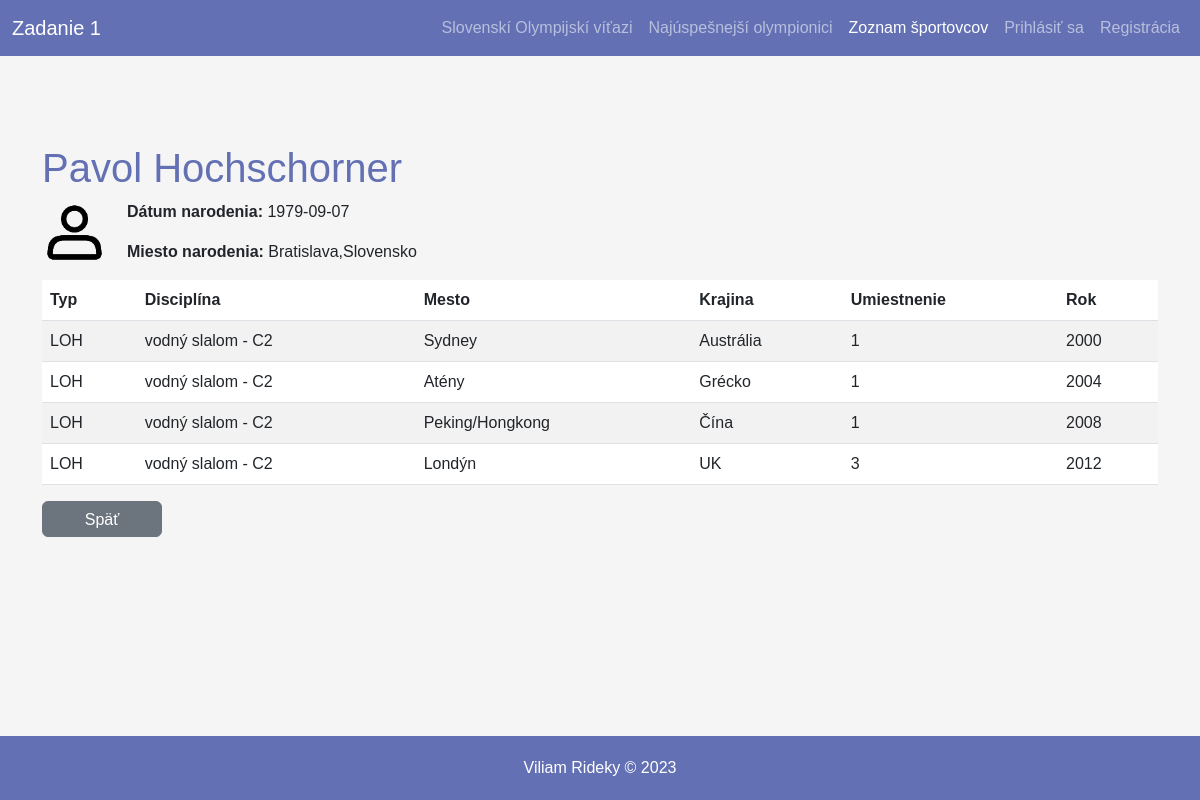
Screenshot of /athlete.php?id=2 with the database file from the repository.
### tables this page shows
CREATE TABLE `person` (
  `id` int UNSIGNED NOT NULL,
  `name` varchar(100) NOT NULL,
  `surname` varchar(150) NOT NULL,
  `birth_day` date NOT NULL,
  `birth_place` varchar(100) NOT NULL,
  `birth_country` varchar(100) NOT NULL,
  `death_day` date DEFAULT NULL,
  `death_place` varchar(100) DEFAULT NULL,
  `death_country` varchar(100) DEFAULT NULL
);

CREATE TABLE `placement` (
  `id` int UNSIGNED NOT NULL,
  `person_id` int UNSIGNED NOT NULL,
  `game_id` int UNSIGNED NOT NULL,
  `placing` int UNSIGNED NOT NULL,
  `discipline` varchar(200) NOT NULL
);

CREATE TABLE `olympic_game` (
  `id` int UNSIGNED NOT NULL,
  `type` varchar(10) NOT NULL,
  `year` smallint NOT NULL,
  `game_order` tinyint UNSIGNED NOT NULL,
  `city` varchar(100) NOT NULL,
  `country` varchar(100) NOT NULL
);

### athlete.php (the view, shortened to what this page needs)
<?php
    $athlete_id = $_GET['id'];
    try{
        $db = new PDO("mysql:host=$hostname;dbname=$dbname", $username, $password);
        $db->setAttribute(PDO::ATTR_ERRMODE, PDO::ERRMODE_EXCEPTION);
        $query = "SELECT * FROM person p WHERE id = $athlete_id";
        $stmt = $db->query($query);
        $athlete = $stmt->fetch();
        $query2 = "SELECT og.type, og.year, og.city, og.country, placement.placing,placement.discipline,person.name,person.surname
        FROM olympic_game AS og
        JOIN placement ON og.id = placement.game_id
        JOIN person ON placement.person_id = person.id
        WHERE person.id = $athlete_id";
        $stmt = $db->query($query2);
        $results = $stmt->fetchAll(PDO::FETCH_ASSOC);
    }catch(PDOException $e){
        echo $e->getMessage();
    }
?>
<!DOCTYPE html>
<html>
<head>
    <link href="https://cdn.jsdelivr.net/npm/bootstrap@5.3.0-alpha1/dist/css/bootstrap.min.css" rel="stylesheet">
    <link rel="stylesheet" type="text/css" href="https://cdn.datatables.net/1.13.3/css/jquery.dataTables.css">
    <link rel="stylesheet" href="style.css">
</head>
<body>
    <header>
        <nav class="navbar navbar-expand-lg fixed-top navbar-dark">
        <div class="container-fluid">
            <a class="navbar-brand" href="#">Zadanie 1</a>
            <div class="collapse navbar-collapse" id="navbarText">
            <ul class="navbar-nav ms-auto mb-2 mb-lg-0">
                <li class="nav-item">
                 <a class="nav-link" aria-current="page" href="index.php"> Slovenskí Olympijskí víťazi</a>
                </li>
                <li class="nav-item">
                <a class="nav-link" href="index_success.php">Najúspešnejší olympionici</a>
                </li>
                <li class="nav-item">
                <a class="nav-link active" href="index_list.php">Zoznam športovcov</a>
                </li>
                <li class="nav-item">
                <?php
                if ((isset($_SESSION['access_token']) && $_SESSION['access_token']) || (isset($_SESSION['loggedin']) && $_SESSION['loggedin'])){
                            echo '<a class="nav-link" href="admin.php">Admin Panel</a>';
                        }else{
                            echo '<a class="nav-link" href="login.php">Prihlásiť sa</a>';
                        }
                ?>
                </li>
                <li class="nav-item">
                <?php
                if ((isset($_SESSION['access_token']) && $_SESSION['access_token']) || (isset($_SESSION['loggedin']) && $_SESSION['loggedin'])){
                            echo '<a class="nav-link" href="./oauth/logout.php">Odhlásiť sa</a>';
                        }else{
                            echo '<a class="nav-link" href="register.php">Registrácia</a>';
                        }
                ?>
                </li>
                </ul>
            </div>
        </div>
        </nav>
    </header>
    <main class="content">
        <div class="container">
            <h1><?php echo $athlete["name"] . " " . $athlete["surname"]; ?></h1>
            <div class="row">
                <div class="col-lg-12">
                    <img src="useros.png" alt="profile_picture" class="image" width=65 height=65>
                    <div>
                        <p><strong>Dátum narodenia: </strong><?php echo $athlete["birth_day"];?></p>
                        <p><strong>Miesto narodenia: </strong><?php echo $athlete["birth_place"] . "," . $athlete["birth_country"];?></p>
                    </div>
                </div>
            </div >
            <table class="table table-striped" >
                <thead>
                    <tr>
                        <th scope="col">Typ</th>
                        <th scope="col">Disciplína</th>
                        <th scope="col">Mesto</th>
                        <th scope="col">Krajina</th>
                        <th scope="col">Umiestnenie</th>
                        <th scope="col">Rok</th>
                    </tr>
                </thead>
                <tbody>
                    <?php foreach($results as $result){ ?>
                        <tr>
                            <td><?php echo $result['type']; ?></td>
                            <td><?php echo $result['discipline']; ?></td>
                            <td><?php echo $result['city']; ?></td>
                            <td><?php echo $result['country']; ?></td>
                            <td><?php echo $result['placing']; ?></td>
                            <td><?php echo $result['year']; ?></td>
                        </tr>
                    <?php } ?>
                </tbody>
            </table>
        <a href="index_list.php" class="btn btn-secondary">Späť</a>
        </div>
    </main>
</body>
    <footer>
      <div class="container">Viliam Rideky &copy; 2023</div>
    </footer>
</html>

### style.css (style rules this page uses)
* { margin: 0; padding: 0; box-sizing: border-box; }
body { font-family: "Poppins", sans-serif; min-height: 100vh; width: 100%; background-color: whitesmoke; display: flex; flex-direction: column; }
.content { flex: 1 0 auto; margin-top: 3rem; }
.navbar { background-color: #6370B3; justify-content: flex-end; }
.navbar-brand { color: white; }
footer { padding-top: 20px; padding-bottom: 20px; margin-top: 20px; background-color: #6370B3; text-align: center; color: white; }
.container h1 { margin-top: 6rem; color: #6370B3; }
.image { margin-right: 20px; }
.col-lg-12 { display: flex; }
.btn-secondary { margin-right: 20px; width: 120px; height: 36px; }

### rows the page displays
person: name "Pavol", surname "Hochschorner", birth_day "1979-09-07", birth_place "Bratislava", birth_country "Slovensko"
placement: game.type "LOH", discipline "vodný slalom - C2", game.city "Sydney", game.country "Austrália", placing "1", game.year "2000"
placement: game.type "LOH", discipline "vodný slalom - C2", game.city "Atény", game.country "Grécko", placing "1", game.year "2004"
placement: game.type "LOH", discipline "vodný slalom - C2", game.city "Peking/Hongkong", game.country "Čína", placing "1", game.year "2008"
placement: game.type "LOH", discipline "vodný slalom - C2", game.city "Londýn", game.country "UK", placing "3", game.year "2012"
